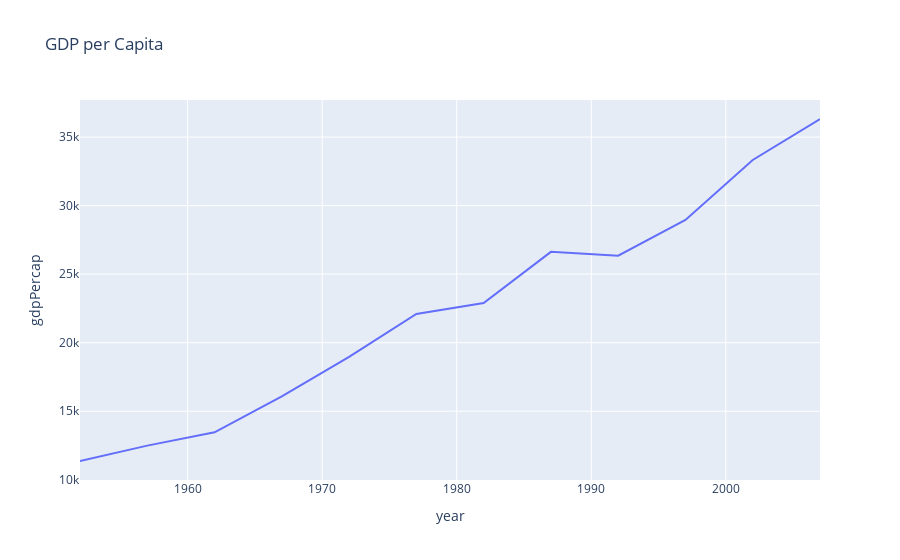

The notebook cell this image was saved under:
### Code cell
fig1 = px.line(gapminder[gapminder['country']== 'Canada'], x = 'year', y= 'gdpPercap', title = 'GDP per Capita')
fig1.show()

### Figure 1 — Plotly figure (JSON) as saved in the notebook; plotly's stock layout.template omitted (floating-point values rounded to 4 significant figures)
{"data": [{"hovertemplate": "year=%{x}<br>gdpPercap=%{y}<extra></extra>", "legendgroup": "", "line": {"color": "#636efa", "dash": "solid"}, "marker": {"symbol": "circle"}, "mode": "lines", "name": "", "orientation": "v", "showlegend": false, "type": "scatter", "x": [1952, 1957, 1962, 1967, 1972, 1977, 1982, 1987, 1992, 1997, 2002, 2007], "xaxis": "x", "y": [11370.0, 12490.0, 13460.0, 16080.0, 18970.0, 22090.0, 22900.0, 26630.0, 26340.0, 28950.0, 33330.0, 36320.0], "yaxis": "y"}], "layout": {"legend": {"tracegroupgap": 0}, "title": {"text": "GDP per Capita"}, "xaxis": {"anchor": "y", "domain": [0, 1], "title": {"text": "year"}}, "yaxis": {"anchor": "x", "domain": [0, 1], "title": {"text": "gdpPercap"}}}}
